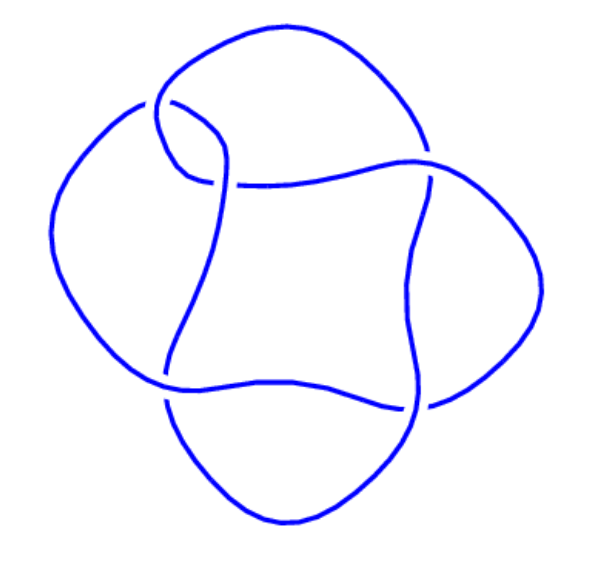
#> input picture knot.png, 609 x 583 px
$ python test.py
#> lines starting #> are read from the running program, lines starting #| are printed output that depends on the picture; after the words box and inside, x2 and y2 are one past the last pixel; in counts of white or black regions, pixels touching at a corner belong together
from skimage.morphology import skeletonize
from skimage import io, img_as_uint
from skimage import data
import matplotlib.pyplot as plt
from skimage.color import rgb2gray
from skimage.util import invert
import numpy as np

# Invert the horse image
knot = rgb2gray(io.imread("knot.png"))
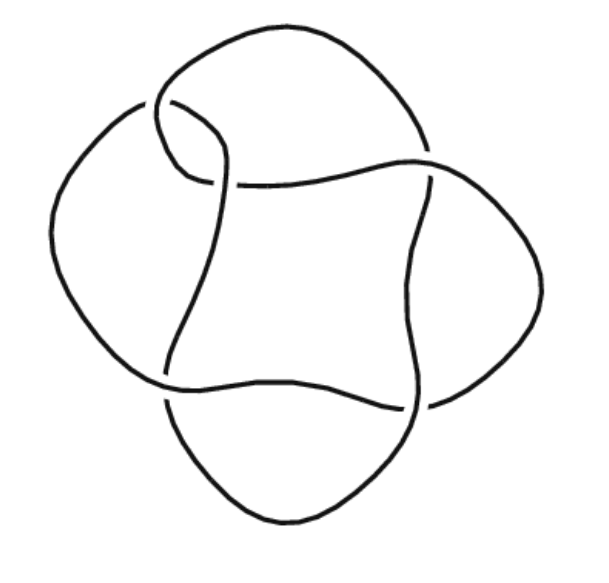
#> knot: shape (583, 609) float64; min 0.0721, max 1, mean 0.968
image = knot
horse = data.horse()
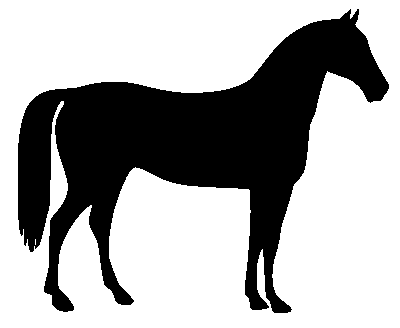
#> input picture skimage.data.horse(), 400 x 328 px
#> horse is the input picture: shape (328, 400) bool; 66.9% white; 1 black region, box (x1, y1, x2, y2) and area: (18, 9, 389, 313) 43412

image = invert(knot)
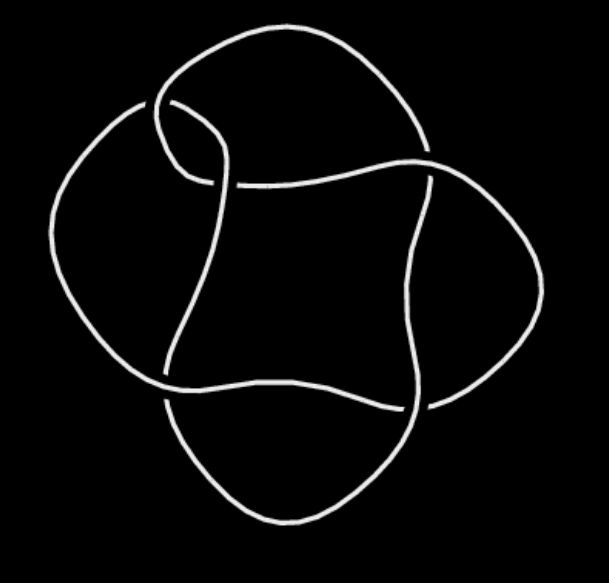
#> image: shape (583, 609) float64; min 0, max 0.928, mean 0.0325

# perform skeletonization
skeleton = skeletonize(image)
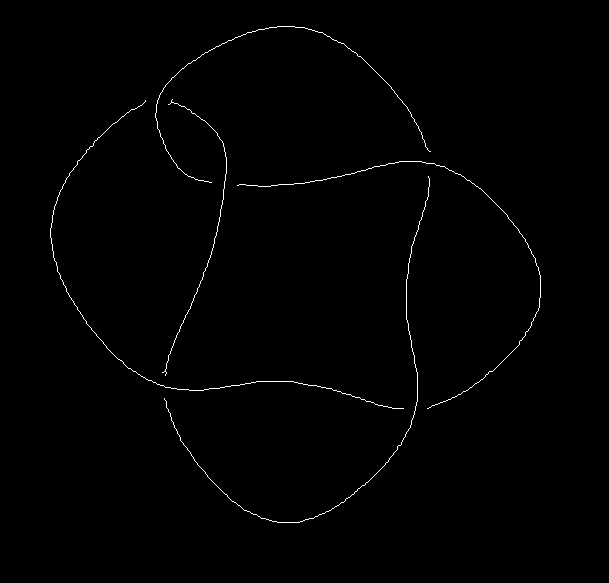
#> skeleton: shape (583, 609) bool; 0.65% white in thin lines or dots, all inside (x1, y1, x2, y2) = (50, 26, 541, 523)
io.imsave("skeleton.png", img_as_uint(skeleton))
# skeleton = image

# display results
fig, axes = plt.subplots(nrows=1, ncols=2, figsize=(8, 4),
                         sharex=True, sharey=True)

ax = axes.ravel()

ax[0].imshow(image, cmap=plt.cm.gray)
ax[0].axis('off')
ax[0].set_title('original', fontsize=20)

ax[1].imshow(skeleton, cmap=plt.cm.gray)
ax[1].axis('off')
ax[1].set_title('skeleton', fontsize=20)

fig.tight_layout()
plt.show()


# import ImageTools as itools
# imageData = io.imread("knot.png")
# print(imageData.shape)
# # allPixels = [item for row in imageData for item in row]
# # allPixels = [imageData[row][col] for row in imageData for col in imageData[row]]
# width = imageData.shape[1]
# height = imageData.shape[0]
# allPixels = [(col, row) for row in range(0, height)
#                         for col in range(0, width)]
# for pixel in allPixels:
#     print(pixel)
# # i = 0
# # for row in imageData:
# #     for item in row:
# #         i += 1
# # print(len(allPixels))

# # for pixel in allPixels:
# #     print(pixel)

# # pixelData = imageData[402][378]
# # print(pixelData)

# # for i in range(0, imageData.shape[1]):
# #     pixelData = imageData[50][i]
# #     tuple1 = tuple(pixelData[0:3])
# #     print(tuple1 == (255, 255, 255))

# # for pixel in itools.getPixelsBetween(1.0, 1.0, 2.0, 10.0):
# #     print(pixel)

# # p0 = (10, 10)
# # p1 = (15, 10)
# # p2 = (15, 15)
# # p3 = (10, 15)
# # p4 = (5, 5)
# # p5 = (5, 10)
# # p6 = (5, 5)


# # p7 = (10, 5)
# # p8 = (15, 5)

# # for point in [p1, p2, p3, p4, p5, p6, p7, p8]:
# #     print('--({},{}) to ({},{})'.format(p0[0], p0[1], point[0], point[1]))
# #     for pixel in itools.getPixelsBetween(p0[0], p0[1], point[0], point[1]):
# #         print(pixel)


# # print('--{} to {}'.format((0, 10), (6, 9)))
# # for pixel in itools.getPixelsBetween(0, 10, 6, 9):
# #     print(pixel)

# # print('--{} to {}'.format((6, 9), (0, 10)))
# # for pixel in itools.getPixelsBetween(6, 9, 0, 10):
# #     print(pixel)

$ run again, with clips_edited.png copied over knot.png
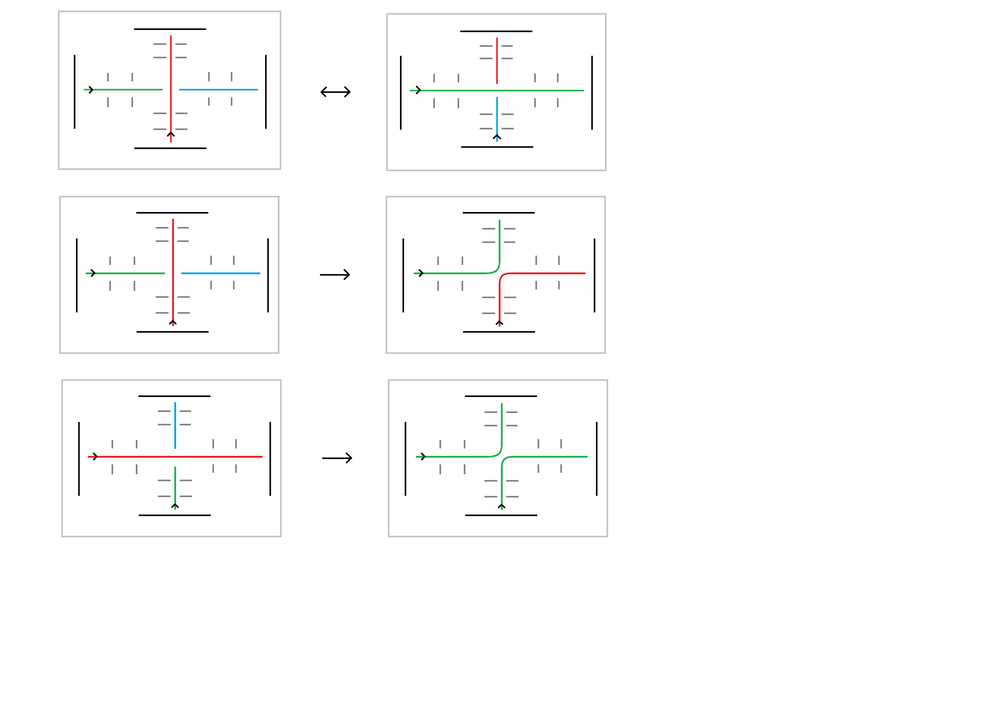
#> input picture clips_edited.png, 995 x 709 px, shrunk from 5000 x 3560 before the run
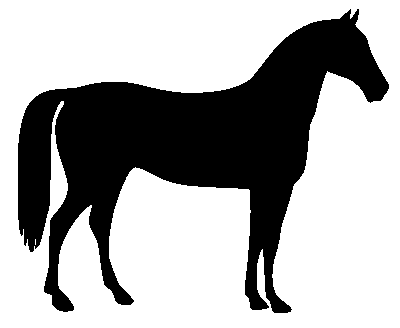
#> input picture skimage.data.horse(), 400 x 328 px
#> horse is the input picture: shape (328, 400) bool; 66.9% white; 1 black region, box (x1, y1, x2, y2) and area: (18, 9, 389, 313) 43412
#> skeleton: shape (709, 995) bool; 3.4% white in thin lines or dots, all inside (x1, y1, x2, y2) = (58, 8, 609, 540)
#> `plt.show()`:
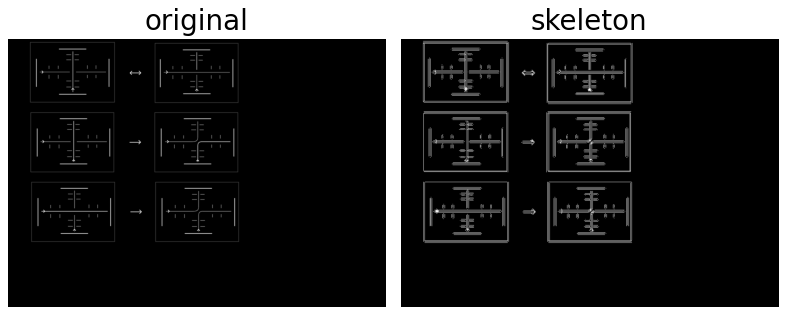
#> figure drawn by matplotlib, 2 panels

$ run again, with clips_lr.png copied over knot.png
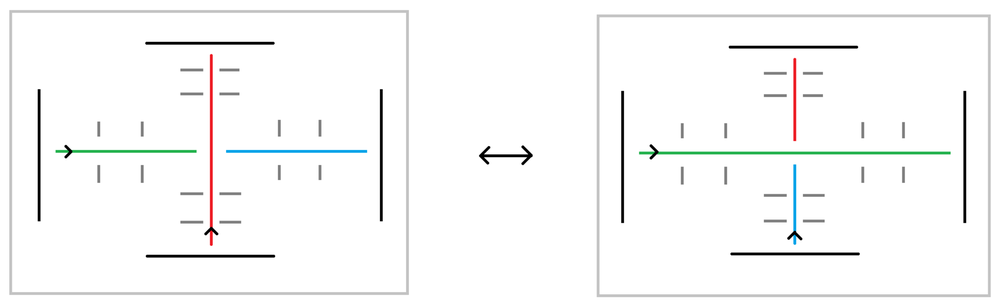
#> input picture clips_lr.png, 1000 x 308 px, shrunk from 2809 x 865 before the run
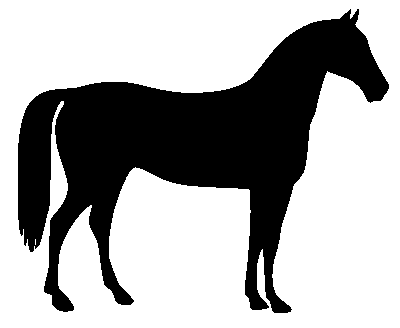
#> input picture skimage.data.horse(), 400 x 328 px
#> horse is the input picture: shape (328, 400) bool; 66.9% white; 1 black region, box (x1, y1, x2, y2) and area: (18, 9, 389, 313) 43412
#> skeleton: shape (308, 1000) bool; 4.4% white in thin lines or dots
#> `plt.show()`:
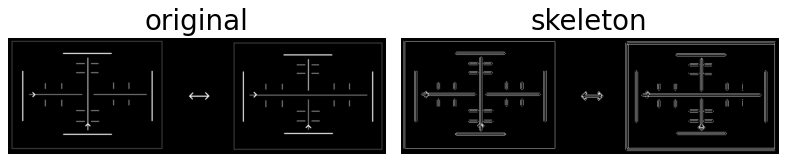
#> figure drawn by matplotlib, 2 panels

$ run again, with clips_smooth_lr.png copied over knot.png
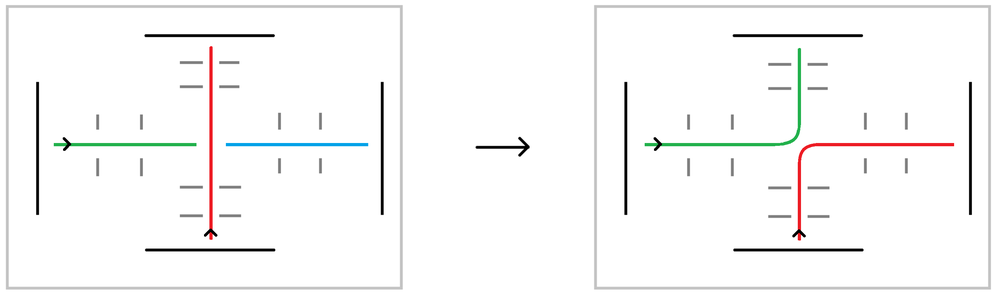
#> input picture clips_smooth_lr.png, 1000 x 300 px, shrunk from 2789 x 837 before the run
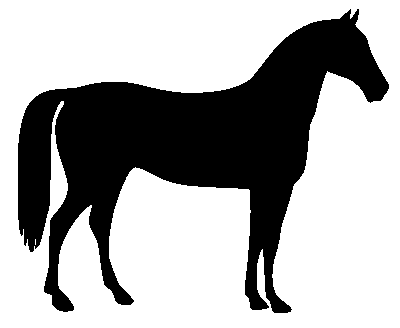
#> input picture skimage.data.horse(), 400 x 328 px
#> horse is the input picture: shape (328, 400) bool; 66.9% white; 1 black region, box (x1, y1, x2, y2) and area: (18, 9, 389, 313) 43412
#> skeleton: shape (300, 1000) bool; 4.1% white in thin lines or dots
#> `plt.show()`:
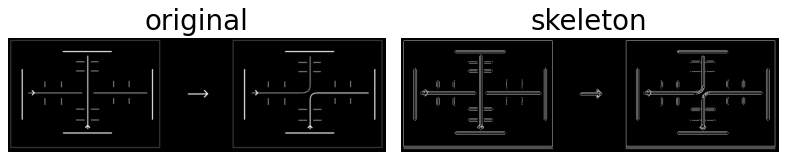
#> figure drawn by matplotlib, 2 panels
